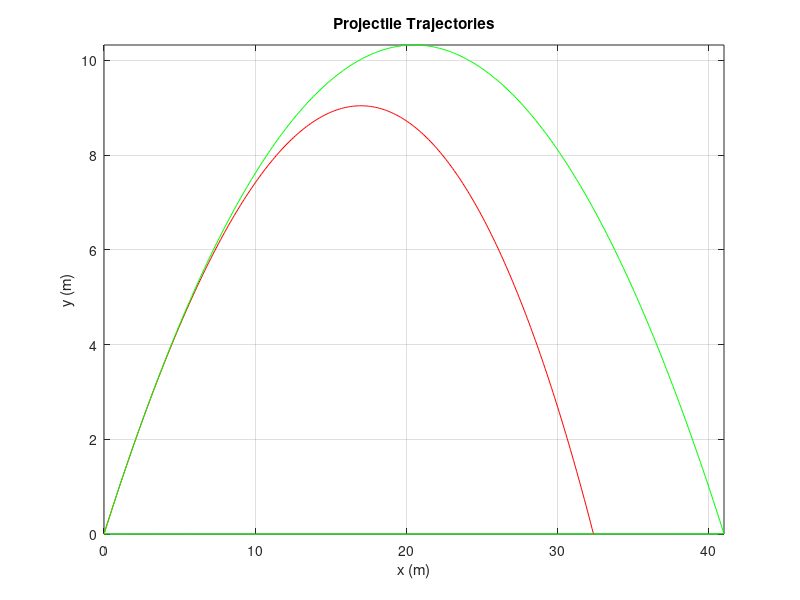
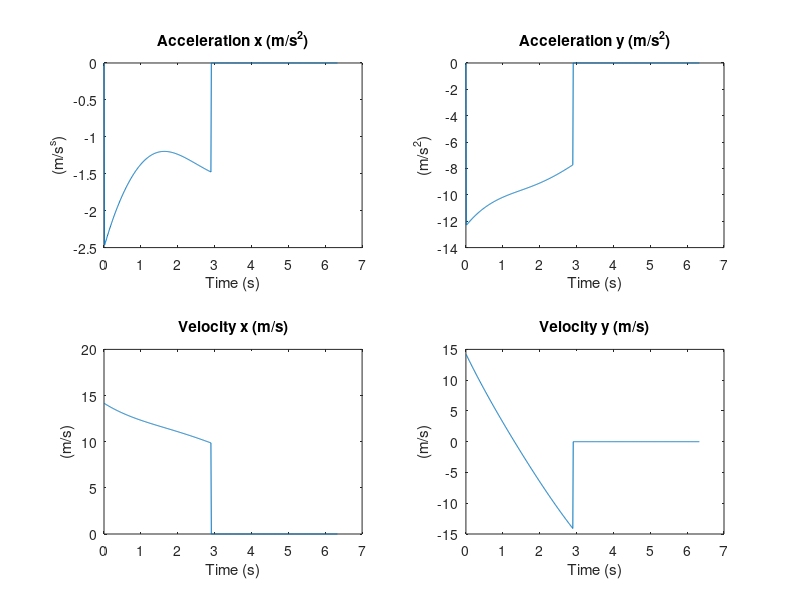

These charts were generated, in order, by the following MATLAB code:
clear all;

%%%%% Konstanter %%%%%

g = 9.82;                % Tyngdacceleration g [m/s^2]
m = 0.145;               % Massa m [kg]
r = 0.0366;              % Radie r [m]
% theta = 7*pi/36;       % Vinkel theta [radianer]

angle = 45;              % angle in degrees
theta = angle*pi/180;    % convert to radians

%%%%% Konstanter luftmotstand %%%%%

A = r.^2*pi;             % Arean A [m^2]
C = 0.5;
p = 1.2;                 % Densiteten p []
D = (p*C*A)/2;

% Konstanter
v0 = 20;
x(1) = 0;
y(1) = 0;
x_u(1) = 0;
y_u(1) = 0;


t0 = 0;             % starttid
tf = 6.333 ;        % sluttid
deltaT = 0.01;      % tidssteg
t=t0:deltaT:tf ;    % tidsvektorn

len=length(t);
v=zeros(1, len);
%skapar samma vektorer f?r de ?vriga
ax=zeros(1, len);ay=zeros(1, len);
vx=zeros(1, len);vy=zeros(1, len);
x=zeros(1, len); y=zeros(1, len);

ax_u= zeros(1, len);ay_u= zeros(1, len);
vx_u=zeros(1, len);vy_u=zeros(1, len);
x_u=zeros(1, len); y_u=zeros(1, len);

v(1) = v0*sin(theta);          %

% Start hastigheten
vx(1) = v0*cos(theta);  vy(1) = v0*sin(theta);
vx_u(1) = v0*cos(theta);vy_u(1) = v0*sin(theta);
 
% N = 100;
% tmax = N*deltaT;

% Euler bakatsubstitution for hastigheten med luftmotstand.
for i = 2:len
    v(i) = v(i-1)+ (g-(D/m)*v(i-1)^2)*deltaT ;
end%

% figure;plot(t, v)
% xlabel('Time (s)');
% ylabel('Y-speed (m/s)');
%%

% for n = 1:1000
for n = 2:len
 
    % Berknar aktuella acceleratioen
    ax(n) =    -(D/m)*sqrt(vx(n-1).^2 + vy(n-1).^2)*vx(n-1);
    ay(n) = -g -(D/m)*sqrt(vx(n-1).^2 + vy(n-1).^2)*vy(n-1);
    % Utan luftmotstand
    ax_u(n) = 0;
    ay_u(n) = -g ;
    
    % Berknar hastigheten
    vx(n) = vx(n-1) + ax(n-1)*deltaT;
    vy(n) = vy(n-1) + ay(n-1)*deltaT;
    % Motsvande utan luftmotstand
    vx_u(n) = vx_u(n-1) + ax_u(n-1)*deltaT;
    vy_u(n) = vy_u(n-1) + ay_u(n-1)*deltaT;
    
    % Berknar den nya positionen 
    x(n) = x(n-1) + vx(n-1)*deltaT + 0.5*ax(n-1)*deltaT^2;
    y(n) = y(n-1) + vy(n-1)*deltaT + 0.5*ay(n-1)*deltaT^2;  
    % ...utan luftmotstand
    x_u(n) = x_u(n-1) + vx_u(n-1)*deltaT + 0.5*ax_u(n-1)*deltaT^2;
    y_u(n) = y_u(n-1) + vy_u(n-1)*deltaT + 0.5*ay_u(n-1)*deltaT^2;
    
    % steglngden
    %t = t + deltaT;
    
    % Avslutar loppen nr y-v�rdet blir vldigt nra noll 
    if abs(y_u(n)) <= 0.005
        break
    end
    
end

plot(x, y,'r' ,x_u, y_u, 'g');
grid on;
hold on;
axis tight;
ylim([0, inf]) % Axelgrans i y-led
xlabel('x (m)');
ylabel('y (m)');
title('Projectile Trajectories');

%%
figure;
%title('Acceleration and velocity with drag');
subplot(2,2,1);
plot(t, ax)
xlabel('Time (s)');
ylabel('(m/s^s)');
title('Acceleration x (m/s^2)');

subplot(2,2,2);
plot(t, ay)
xlabel('Time (s)');
ylabel('(m/s^2)');
title('Acceleration y (m/s^2)');

subplot(2,2,3);
plot(t, vx)
xlabel('Time (s)');
ylabel('(m/s)');
title('Velocity x (m/s)');

subplot(2,2,4);
plot(t, vy)
xlabel('Time (s)');
ylabel('(m/s)');
title('Velocity y (m/s)');
%%





